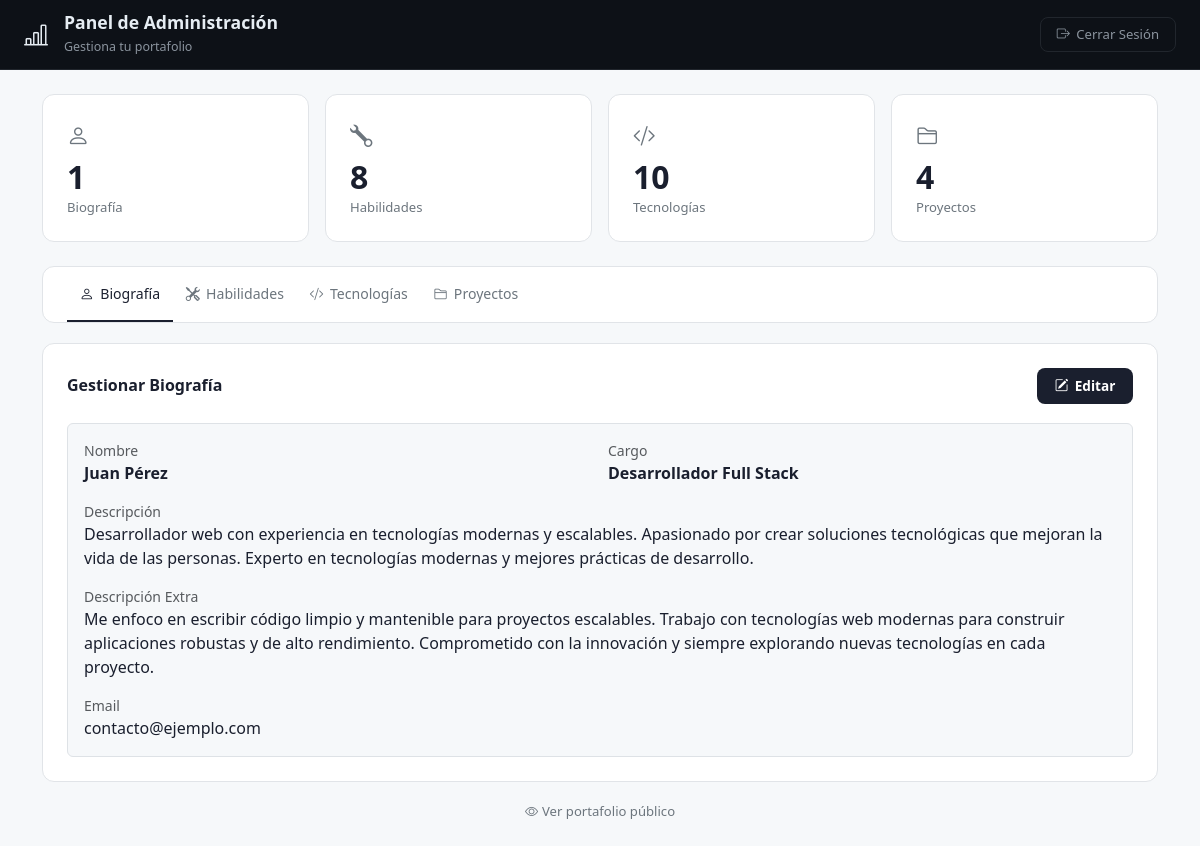
The page /admin/index.php (signed in) on the database as committed earlier.
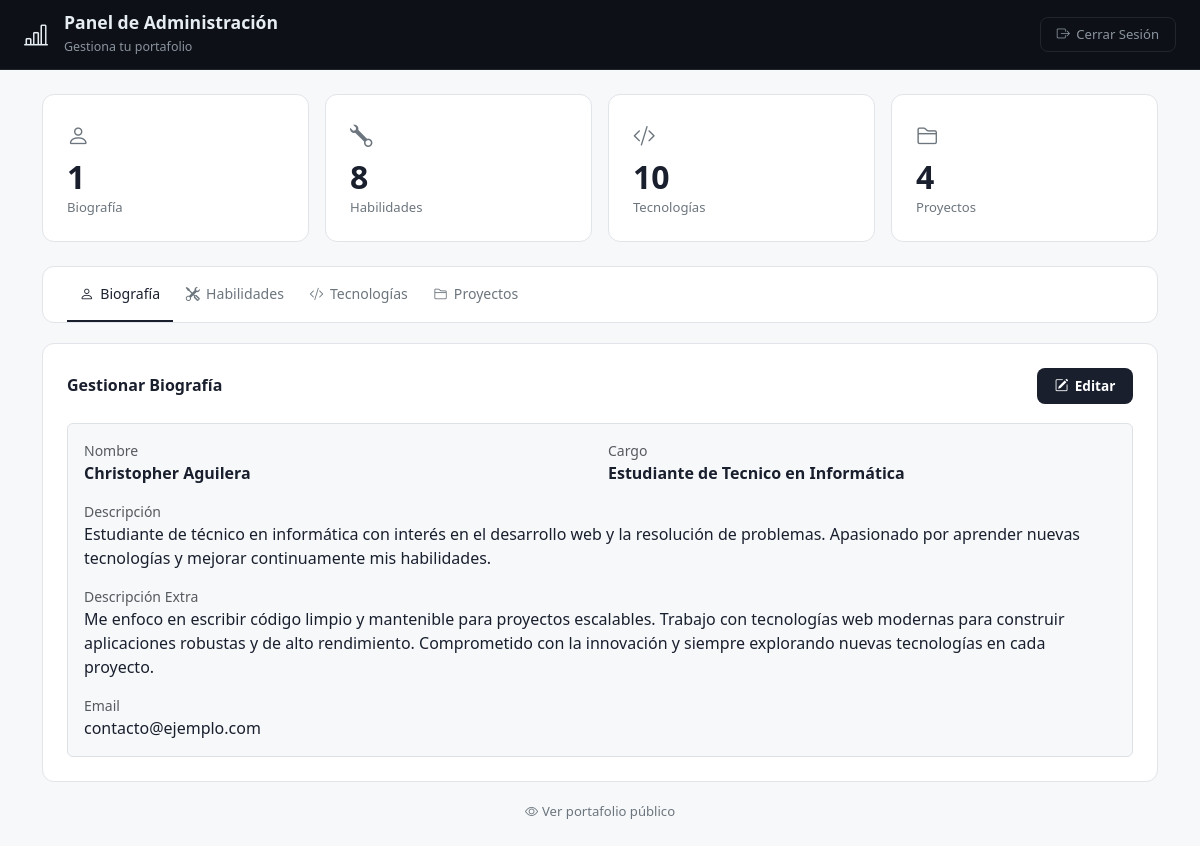
The same page on the database as committed later.
### tables this page shows
CREATE TABLE IF NOT EXISTS biografia (
    id              INT AUTO_INCREMENT PRIMARY KEY,
    nombre          VARCHAR(100) NOT NULL DEFAULT 'Christopher Aguilera',
    cargo           VARCHAR(100) DEFAULT 'Estudiante de Tecnico en Informática',
    descripcion     TEXT,
    descripcion_extra TEXT,
    foto            VARCHAR(255) DEFAULT NULL,
    email           VARCHAR(150) DEFAULT 'c.danielaguilera29@gmail.com',
    updated_at      TIMESTAMP DEFAULT CURRENT_TIMESTAMP ON UPDATE CURRENT_TIMESTAMP
);

### admin/index.php (the view, shortened to what this page needs)
<?php
$db = getDB();
$counts = [
    'biografia'   => $db->query("SELECT COUNT(*) FROM biografia")->fetchColumn(),
    'habilidades' => $db->query("SELECT COUNT(*) FROM habilidades")->fetchColumn(),
    'tecnologias' => $db->query("SELECT COUNT(*) FROM tecnologias")->fetchColumn(),
    'proyectos'   => $db->query("SELECT COUNT(*) FROM proyectos")->fetchColumn(),
];
$bio   = $db->query("SELECT * FROM biografia LIMIT 1")->fetch();
?>
<!DOCTYPE html>
<html lang="es">
<head>
    <link rel="stylesheet" href="https://cdn.jsdelivr.net/npm/bootstrap@5.3.8/dist/css/bootstrap.min.css"/>
    <link rel="stylesheet" href="https://cdn.jsdelivr.net/npm/bootstrap-icons@1.11.3/font/bootstrap-icons.min.css"/>
    <link rel="stylesheet" href="../assets/css/style.css"/>
</head>
<body class="admin-body">
<nav class="admin-navbar">
    <div class="d-flex align-items-center gap-3">
        <i class="bi bi-bar-chart-line brand" style="font-size:1.5rem;"></i>
        <div class="brand">
            <h5>Panel de Administración</h5>
            <small>Gestiona tu portafolio</small>
        </div>
    </div>
    <a href="../logout.php" class="btn-logout">
        <i class="bi bi-box-arrow-right"></i> Cerrar Sesión
    </a>
</nav>
<div class="container py-4">
    <div class="row g-3 mb-4">
        <div class="col-6 col-md-3">
            <div class="stat-card">
                <i class="bi bi-person stat-icon"></i>
                <div class="stat-number"><?= $counts['biografia'] ?></div>
                <div class="stat-label">Biografía</div>
            </div>
        </div>
        <div class="col-6 col-md-3">
            <div class="stat-card">
                <i class="bi bi-wrench stat-icon"></i>
                <div class="stat-number"><?= $counts['habilidades'] ?></div>
                <div class="stat-label">Habilidades</div>
            </div>
        </div>
        <div class="col-6 col-md-3">
            <div class="stat-card">
                <i class="bi bi-code-slash stat-icon"></i>
                <div class="stat-number"><?= $counts['tecnologias'] ?></div>
                <div class="stat-label">Tecnologías</div>
            </div>
        </div>
        <div class="col-6 col-md-3">
            <div class="stat-card">
                <i class="bi bi-folder2 stat-icon"></i>
                <div class="stat-number"><?= $counts['proyectos'] ?></div>
                <div class="stat-label">Proyectos</div>
            </div>
        </div>
    </div>
    <div class="admin-tabs-wrapper">
        <ul class="nav admin-tabs" role="tablist">
            <li class="nav-item">
                <button class="nav-link active" data-bs-toggle="tab" data-bs-target="#tab-bio" type="button">
                    <i class="bi bi-person"></i> Biografía
                </button>
            </li>
            <li class="nav-item">
                <button class="nav-link" data-bs-toggle="tab" data-bs-target="#tab-hab" type="button">
                    <i class="bi bi-tools"></i> Habilidades
                </button>
            </li>
            <li class="nav-item">
                <button class="nav-link" data-bs-toggle="tab" data-bs-target="#tab-tec" type="button">
                    <i class="bi bi-code-slash"></i> Tecnologías
                </button>
            </li>
            <li class="nav-item">
                <button class="nav-link" data-bs-toggle="tab" data-bs-target="#tab-pro" type="button">
                    <i class="bi bi-folder2"></i> Proyectos
                </button>
            </li>
        </ul>
    </div>
    <div class="tab-content">
        <div class="tab-pane fade show active" id="tab-bio">
            <div class="admin-content-panel">
                <div class="panel-header">
                    <h5>Gestionar Biografía</h5>
                    <button class="btn-add-item" onclick="openBioModal()">
                        <i class="bi bi-pencil-square"></i> Editar
                    </button>
                </div>
                <?php if ($bio): ?>
                <div class="p-3 border rounded" style="background:var(--light-alt);">
                    <div class="row g-3">
                        <div class="col-md-6">
                            <small class="text-muted d-block">Nombre</small>
                            <strong><?= htmlspecialchars($bio['nombre']) ?></strong>
                        </div>
                        <div class="col-md-6">
                            <small class="text-muted d-block">Cargo</small>
                            <strong><?= htmlspecialchars($bio['cargo']) ?></strong>
                        </div>
                        <div class="col-12">
                            <small class="text-muted d-block">Descripción</small>
                            <span><?= htmlspecialchars($bio['descripcion'] ?? '') ?></span>
                        </div>
                        <div class="col-12">
                            <small class="text-muted d-block">Descripción Extra</small>
                            <span><?= htmlspecialchars($bio['descripcion_extra'] ?? '') ?></span>
                        </div>
                        <div class="col-md-6">
                            <small class="text-muted d-block">Email</small>
                            <span><?= htmlspecialchars($bio['email'] ?? '') ?></span>
                        </div>
                    </div>
                </div>
                <?php else: ?>
                <div class="p-3 border rounded text-muted" style="background:var(--light-alt);">
                    Aquí podrás editar tu información personal, foto de perfil y descripción profesional.
                </div>
                <?php endif; ?>
            </div>
        </div>
    </div>
    <div class="text-center mt-3">
        <a href="../index.php" style="font-size:0.82rem;color:#6c757d;text-decoration:none;">
            <i class="bi bi-eye me-1"></i>Ver portafolio público
        </a>
    </div>
</div>
</body>
</html>

### assets/css/style.css (style rules this page uses)
:root { --dark-bg: #0d1117; --dark-card: #161b22; --dark-card2: #1a1f2e; --dark-border: #21262d; --text-primary: #e6edf3; --text-muted: #8b949e; --accent: #58a6ff; --light-bg: #ffffff; --light-alt: #f6f8fa; --transition: all 0.35s ease; --radius: 12px; }
*, *::before, *::after { box-sizing: border-box; margin: 0; padding: 0; }
html { scroll-behavior: smooth; }
body { font-family: 'Segoe UI', system-ui, -apple-system, sans-serif; background-color: var(--dark-bg); color: var(--text-primary); overflow-x: hidden; }
.admin-body { background: var(--light-alt); min-height: 100vh; color: #1a1f2e; }
.admin-navbar { background: var(--dark-bg); border-bottom: 1px solid var(--dark-border); padding: 0.75rem 1.5rem; display: flex; align-items: center; justify-content: space-between; }
.admin-navbar .brand { color: var(--text-primary); }
.admin-navbar .brand h5 { font-size: 1.1rem; font-weight: 700; margin: 0; color: var(--text-primary); }
.admin-navbar .brand small { font-size: 0.78rem; color: var(--text-muted); }
.btn-logout { background: transparent; border: 1px solid var(--dark-border); color: var(--text-muted); border-radius: 8px; padding: 0.4rem 1rem; font-size: 0.82rem; display: flex; align-items: center; gap: 0.4rem; text-decoration: none; transition: var(--transition); }
.stat-card { background: var(--light-bg); border: 1px solid #e1e4e8; border-radius: var(--radius); padding: 1.5rem; display: flex; flex-direction: column; align-items: flex-start; transition: var(--transition); }
.stat-card .stat-icon { font-size: 1.4rem; color: #6c757d; margin-bottom: 0.5rem; }
.stat-card .stat-number { font-size: 2rem; font-weight: 700; color: #1a1f2e; line-height: 1; }
.stat-card .stat-label { font-size: 0.82rem; color: #6c757d; margin-top: 0.3rem; }
.admin-tabs-wrapper { background: var(--light-bg); border: 1px solid #e1e4e8; border-radius: var(--radius); padding: 0 1.5rem; }
.admin-tabs .nav-link { color: #6c757d; font-size: 0.88rem; font-weight: 500; padding: 1rem 0.8rem; border: none; border-bottom: 2px solid transparent; border-radius: 0; display: flex; align-items: center; gap: 0.4rem; }
.admin-tabs .nav-link.active { color: #1a1f2e; border-bottom-color: #1a1f2e; background: transparent; }
.admin-content-panel { background: var(--light-bg); border: 1px solid #e1e4e8; border-radius: var(--radius); padding: 1.5rem; margin-top: 1.2rem; }
.admin-content-panel .panel-header { display: flex; justify-content: space-between; align-items: center; margin-bottom: 1.2rem; }
.admin-content-panel .panel-header h5 { font-size: 1rem; font-weight: 700; color: #1a1f2e; margin: 0; }
.btn-add-item { background: #1a1f2e; color: #fff; border: none; border-radius: 8px; padding: 0.5rem 1.1rem; font-size: 0.85rem; font-weight: 600; display: flex; align-items: center; gap: 0.4rem; cursor: pointer; transition: var(--transition); }

Rows that differ between the two databases and show on the page:
changed biografia "contacto@ejemplo.com": nombre "Juan Pérez" → "Christopher Aguilera"; cargo "Desarrollador Full Stack" → "Estudiante de Tecnico en Informática"; descripcion "Desarrollador web con experiencia en tecnologías modernas y escalables. Apasionado por crear soluciones tecnológicas que mejoran la vida de las personas. Experto en tecnologías modernas y mejores prácticas de desarrollo." → "Estudiante de técnico en informática con interés en el desarrollo web y la resolución de problemas. Apasionado por aprender nuevas tecnologías y mejorar continuamente mis habilidades."
